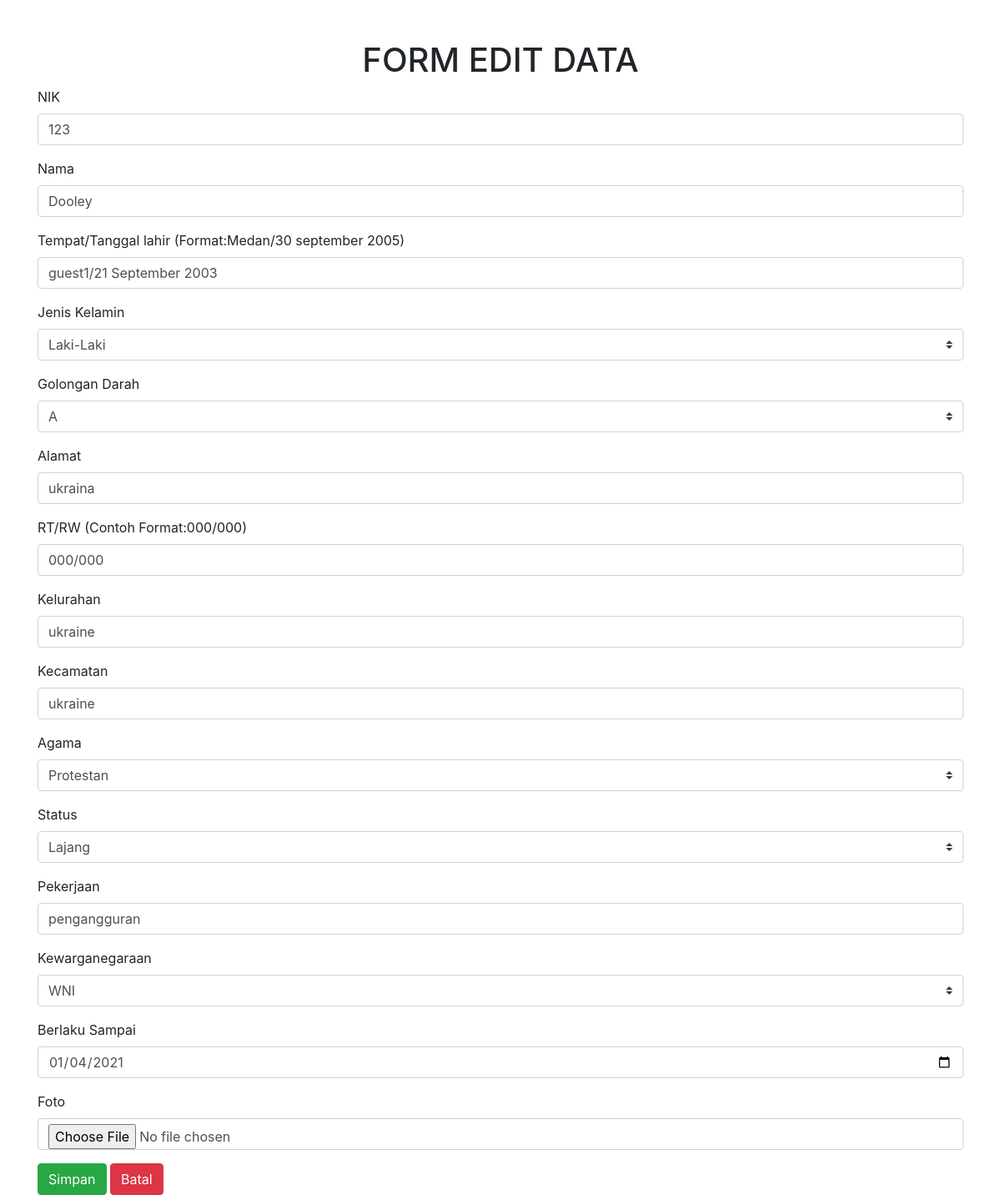
The page /edit.php?id=13 (signed in) on the database its author committed.
### tables this page shows
CREATE TABLE `tab_ktp` (
  `id` int(11) NOT NULL,
  `nik` int(20) NOT NULL,
  `nama` varchar(100) NOT NULL,
  `tempat` varchar(100) NOT NULL,
  `jenis` varchar(100) NOT NULL,
  `golongan` varchar(4) NOT NULL,
  `alamat` varchar(100) NOT NULL,
  `rt` varchar(15) NOT NULL,
  `kelurahan` varchar(100) NOT NULL,
  `kecamatan` varchar(100) NOT NULL,
  `agama` varchar(100) NOT NULL,
  `status` varchar(100) NOT NULL,
  `pekerjaan` varchar(100) NOT NULL,
  `kewarganegaraan` varchar(10) NOT NULL,
  `berlaku` date NOT NULL,
  `foto` varchar(50) NOT NULL
);

### edit.php (the view, shortened to what this page needs)
<!doctype html>
<html lang="en">
<head>
    <link rel="stylesheet" href="https://cdn.jsdelivr.net/npm/bootstrap@4.5.3/dist/css/bootstrap.min.css">
</head>
<body>
    <h1 class="text-center mt-5">FORM EDIT DATA</h1>
    <?php
	include 'koneksi.php';
	$id = $_GET['id'];
	$data = mysqli_query($koneksi,"SELECT * FROM tab_ktp WHERE id='$id'");
    while($d = mysqli_fetch_array($data))
    {
		?>
    <form action="update.php" method="post" enctype="multipart/form-data">
        <div class="container">
            <div class="form-group">
                <label for="nik">NIK</label>
                <input type="text" class="form-control" name="nik" value="<?php echo $d['nik']; ?>">
            </div>
            <div class="form-group">
                <label for="nama">Nama</label>
                <input type="text" class="form-control" name="nama" value="<?php echo $d['nama']; ?>">
            </div>
            <div class="form-group">
                <label for="tempat">Tempat/Tanggal lahir (Format:Medan/30 september 2005)</label>
                <input type="text" class="form-control" name="tempat" value="<?php echo $d['tempat']; ?>">
            </div>
            <div class="form-group">
                <label for="jenis">Jenis Kelamin</label>
                <select class="custom-select" name="jenis" value="<?php echo $d['jenis']; ?>">
                    <option>Laki-Laki</option>
                </select>
            </div>
            <div class="form-group">
                <label for="golongan">Golongan Darah</label>
                <select class="custom-select" name="golongan" value="<?php echo $d['golongan']; ?>">
                    <option>A</option>
                </select>
            </div>
            <div class="form-group">
                <label for="alamat">Alamat</label>
                <input type="text" class="form-control" name="alamat" value="<?php echo $d['alamat']; ?>">
            </div>
            <div class="form-group">
                <label for="rt">RT/RW (Contoh Format:000/000)</label>
                <input type="text" class="form-control" name="rt" value="<?php echo $d['rt']; ?>">
            </div>
            <div class="form-group">
                <label for="kelurahan">Kelurahan</label>
                <input type="text" class="form-control" name="kelurahan" value="<?php echo $d['kelurahan']; ?>">
            </div>
            <div class="form-group">
                <label for="kecamatan">Kecamatan</label>
                <input type="text" class="form-control" name="kecamatan" value="<?php echo $d['kelurahan']; ?>">
            </div>
            <div class="form-group">
                <label for="agama">Agama</label>
                <select class="custom-select" name="agama" value="<?php echo $d['agama']; ?>">
                    <option>Protestan</option>
                </select>
            </div>
            <div class="form-group">
                <label for="status">Status</label>
                <select class="custom-select" name="status" value="<?php echo $d['status']; ?>">
                    <option>Lajang</option>
                </select>
            </div>
            <div class="form-group">
                <label for="pekerjaan">Pekerjaan</label>
                <input type="text" class="form-control" name="pekerjaan" value="<?php echo $d['pekerjaan']; ?>">
            </div>
            <div class="form-group">
                <label for="kewarganegaraan">Kewarganegaraan</label>
                <select class="custom-select" name="kewarganegaraan" value="<?php echo $d['kewarganegaraan']; ?>">
                    <option>WNI</option>
                </select>
            </div>
            <div class="form-group">
                <label for="berlaku">Berlaku Sampai</label>
                <input type="date" class="form-control" name="berlaku" value="<?php echo $d['berlaku']; ?>">
            </div>
            <div class="form-group">
                <label> Foto </label>
                <input type="file" class="form-control" name="foto" value="<?php echo $d['foto']; ?>">
            </div>
            <button class="btn btn-success" type="submit">Simpan</button>
            <button class="btn btn-danger" type="reset">Batal</button>
        </div>
    </form>
    <?php
            }
            ?>
</body>
</html>

### rows shown on the page
tab_ktp: nik "123", nama "Dooley", tempat "guest1/21 September 2003", jenis "Laki-Laki", golongan "A", alamat "ukraina", rt "000/000", kelurahan "ukraine", kecamatan "ukraine", agama "Protestan", status "Lajang", pekerjaan "pengangguran", kewarganegaraan "WNI", berlaku "01/04/2021"
